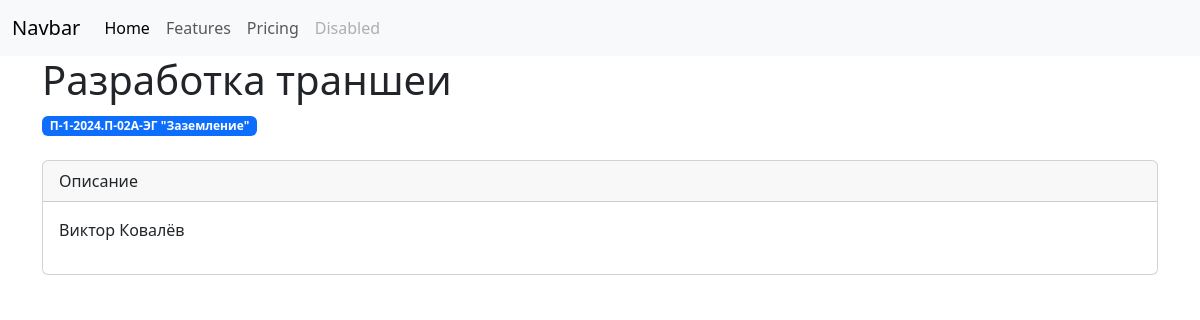
Page /hid_works/razrabotka-transhei/ on the committed database.
### hid_works/models.py (models this page shows, shortened)
class HidWork(models.Model):
    responsible_person_profile = models.ForeignKey(
        "users.ResponsiblePersonProfile",
        on_delete=models.CASCADE,
        related_name="hid_works",
        verbose_name="Ответственное лицо",
        null=True,  # ✅ Временно разрешаем NULL
        blank=True,
        default=None
    )
    title = models.CharField(max_length=255, blank=True, verbose_name="Наименование скрытой работы")
    slug = models.SlugField(unique=True, blank=True, null=True, verbose_name="Слаг")
    working_documentation = models.ForeignKey(
        "WorkingDocumentation",
        on_delete=models.CASCADE,
        related_name="hid_works",
        verbose_name="Рабочая документация"
    )
    start_date = models.DateTimeField(verbose_name="Дата начала работ")
    finish_date = models.DateTimeField(verbose_name="Дата окончания работ")
    is_published = models.BooleanField(default=False, verbose_name="Опубликована")
    class Meta():
        verbose_name = "Скрытая работа"
        verbose_name_plural = "Скрытые работы"

class WorkingDocumentation(models.Model):
    designation = models.CharField(max_length=255, blank=True, verbose_name="Шифр")
    title = models.CharField(max_length=255, blank=True, verbose_name="Наименование")

### users/models.py (models this page shows)
class ResponsiblePersonProfile(models.Model):
    user = models.OneToOneField(
        "users.User",
        on_delete=models.CASCADE,
        related_name="responsible_person_profile",
        verbose_name="Ответственное лицо"
    )
    position = models.CharField(max_length=255, blank=True, verbose_name="Должность")
    order = models.CharField(max_length=255, blank=True, verbose_name="Приказ о назначении")
    class Meta():
        verbose_name = "Профиль ответственного лица"
        verbose_name_plural = "Профили ответственных лиц"
    def __str__(self):
        return self.user.get_full_name()

class User(AbstractUser):
    middle_name = models.CharField(max_length=255, blank=True, verbose_name="Отчество")
    phone = models.CharField(max_length=32, blank=True, verbose_name="Телефон")
    avatar = models.ImageField(upload_to="users/avatars/", blank=True,verbose_name="Аватар")
    class Meta(AbstractUser.Meta):
        verbose_name = "Пользователь"
        verbose_name_plural = "Пользователи"

### hid_works/views.py (the view)
# urls.py: path('hid_works/<slug:slug>/', HidWorkDetailView.as_view(), name="hid_work-detail")
class HidWorkDetailView(DeleteView):
    model = HidWork
    template_name = "hid_work_detail.html"
    context_object_name = "hid_work"
    slug_url_kwarg = "slug"
    def get_queryset(self):
        return HidWork.objects.filter(is_published=True)

### hid_works/templates/hid_work_detail.html (shortened to what this page needs)
{% extends "base.html" %}
{% block content %}
<div class="container">
    <div class="mb-4">
        <h1>{{hid_work.title}}</h1>
        <span class="badge text-bg-primary">{{hid_work.working_documentation.designation}} "{{hid_work.working_documentation.title}}"</span>
    </div>
    <div class="card">
        <div class="card-header">
            Описание
        </div>
        <div class="card-body">
            <p>{{hid_work.responsible_person_profile}}</p>
        </div>
    </div>
</div>
{% endblock %}

### rows in the picture
HidWork: title "Разработка траншеи", working_documentation.designation "П-1-2024.П-02А-ЭГ", working_documentation "Заземление", responsible_person_profile "Виктор Ковалёв"
